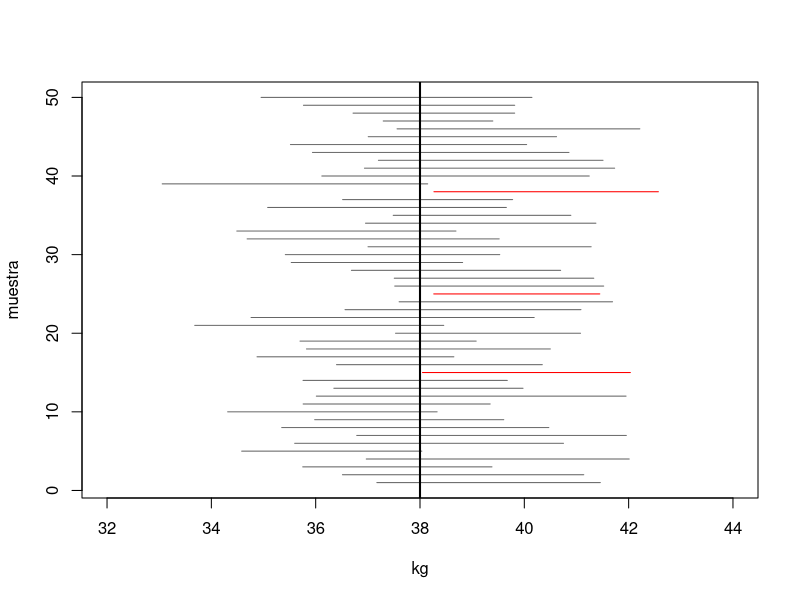

The R source for this figure:
# Programa 1: la cobertura, medida
# Del artículo «Intervalos de confianza en R — práctica con la cobertura simulada, las dos fincas y cuándo falla el asintótico»
# https://sergiolearns.com/intervalos-de-confianza-practica/

set.seed(15)
mu <- 38; sigma <- 4; n <- 15; B <- 10000
z  <- qnorm(0.975)               # 1,96
tq <- qt(0.975, n - 1)           # 2,14: el de la t(14)
sims <- replicate(B, {
  x <- rnorm(n, mu, sigma)       # 15 racimos inventados
  m <- mean(x); s <- sd(x)
  c(z_sigma = abs(m - mu) <= z * sigma / sqrt(n),    # bien: sigma conocida
    t_s     = abs(m - mu) <= tq * s / sqrt(n),       # bien: sigma desconocida
    z_s     = abs(m - mu) <= z * s / sqrt(n),        # mal: S con el cuantil de z
    ancho_t = 2 * tq * s / sqrt(n))                  # longitud del intervalo t
})
round(rowMeans(sims), 4)         # proporción de aciertos y ancho medio

# ¿y con otros tamaños? El de z con S, para varios n
cobertura_z_s <- sapply(c(5, 10, 15, 30, 60, 120), function(n) {
  mean(replicate(4000, { x <- rnorm(n, mu, sigma); abs(mean(x) - mu) <= z * sd(x) / sqrt(n) }))
})
names(cobertura_z_s) <- c(5, 10, 15, 30, 60, 120)
cobertura_z_s

# 50 intervalos t dibujados: los que fallan, en rojo
set.seed(16)
ic <- t(replicate(50, t.test(rnorm(n, mu, sigma))$conf.int))
falla <- which(ic[, 1] > mu | ic[, 2] < mu)
falla
plot(NULL, xlim = c(32, 44), ylim = c(1, 50), xlab = "kg", ylab = "muestra")
segments(ic[, 1], 1:50, ic[, 2], 1:50, col = ifelse(1:50 %in% falla, "red", "grey40"))
abline(v = mu, lwd = 2)
